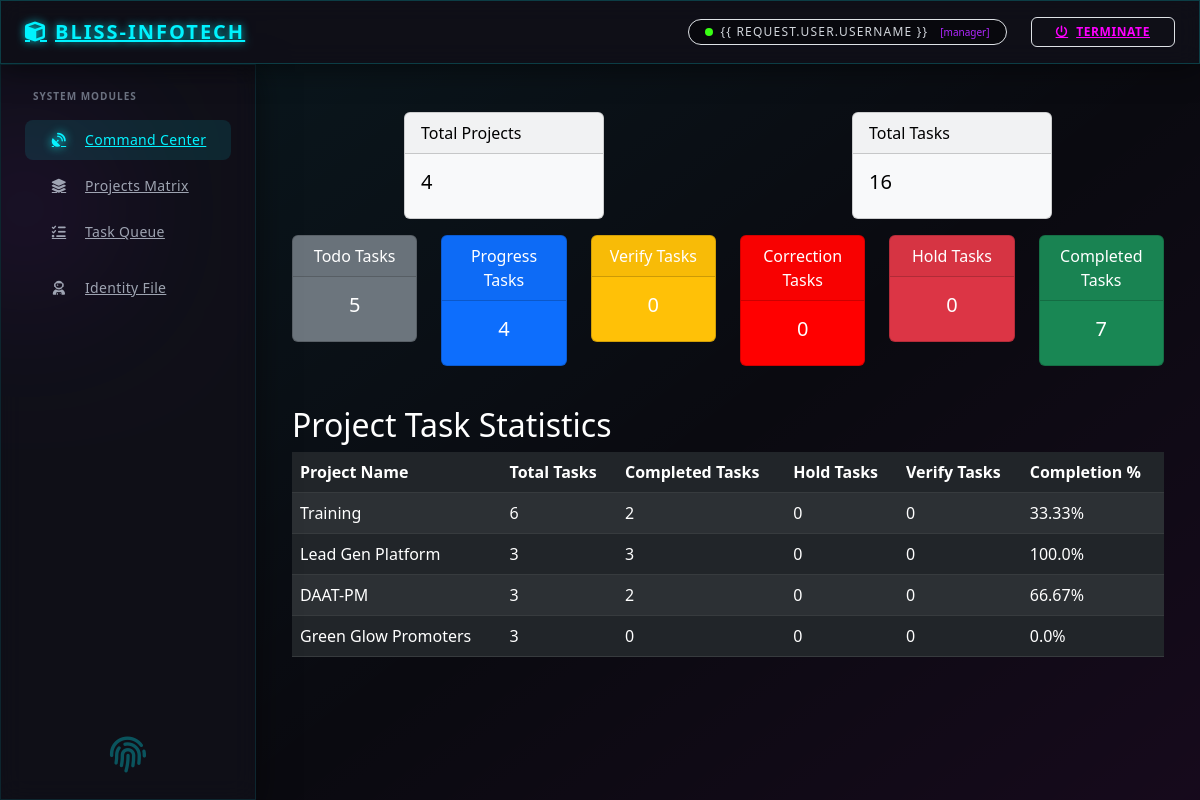
The page /manager/ (signed in) on the database as committed earlier.
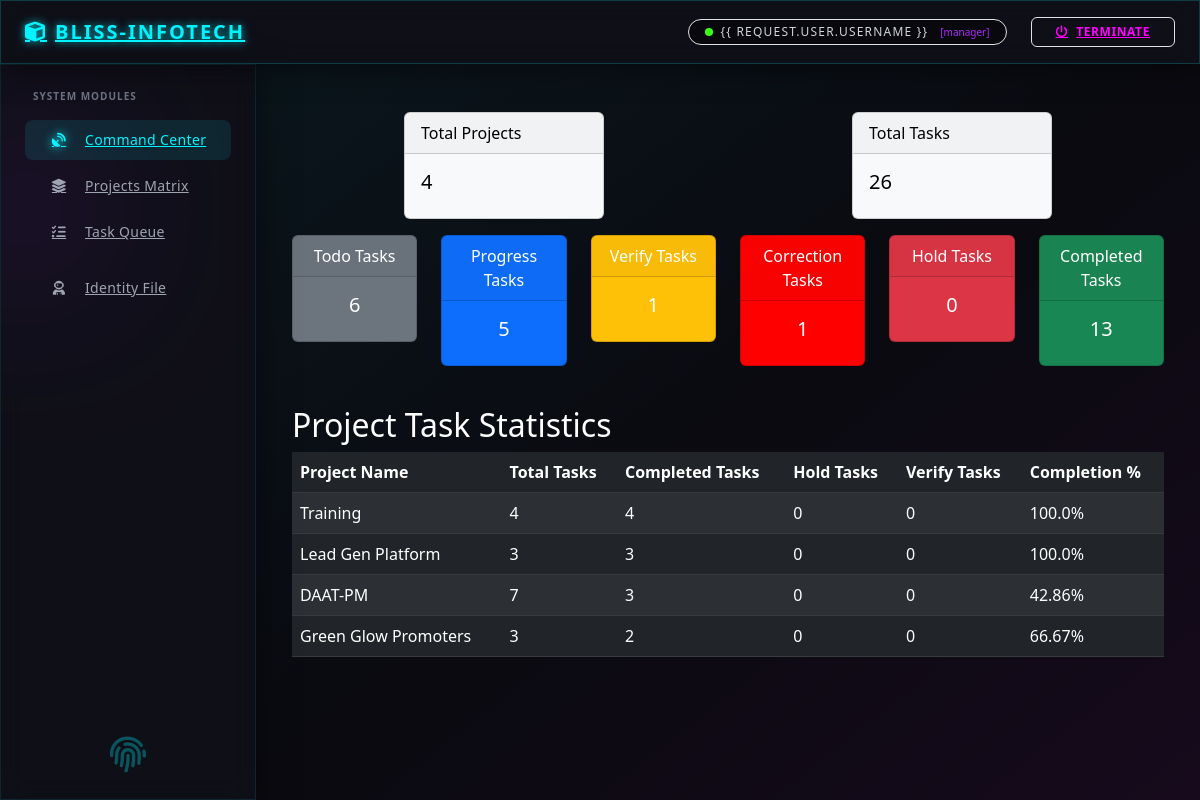
The same page on the database as committed later.
### app/models.py (models this page shows)
class Project(models.Model):
    id = models.AutoField(primary_key=True)
    name = models.CharField(max_length=64)
    description = models.TextField()
    manager = models.ForeignKey(User, on_delete=models.SET_NULL, null=True)
    client_name = models.CharField(max_length=64, null=True)
    status = models.CharField(max_length=10, default="DESIGN")
    created = models.DateTimeField(auto_now_add=True)
    started = models.DateTimeField(null=True)
    updated = models.DateTimeField(default=timezone.now)
    due = models.DateField(null=True)

### app/decorators.py (the view)
        @login_required
        def wrapper(request, *args, **kwargs):
            if in_groups(request.user):
                return view_function(request, *args, **kwargs)
            return redirect('/')

### template/manager/dashboard.html
{% extends 'manager/manager.html' %}
{% block manager_board %}
    <div class="container mt-4">
        <div class="row justify-content-around">
            <div class="col-md-3">
                <div class="card text-black bg-light mb-3">
                    <div class="card-header">Total Projects</div>
                    <div class="card-body">
                        <h5 class="card-title">{{ total_projects }}</h5>
                    </div>
                </div>
            </div>
            <div class="col-md-3">
                <div class="card text-black bg-light mb-3">
                    <div class="card-header">Total Tasks</div>
                    <div class="card-body">
                        <h5 class="card-title">{{ total_tasks }}</h5>
                    </div>
                </div>
            </div>
        </div>
        <div class="row text-center">
            <div class="col-md-2 col-sm-6">
                <div class="card text-white bg-secondary mb-3">
                    <div class="card-header">Todo Tasks</div>
                    <div class="card-body">
                        <h5 class="card-title">{{ todo_tasks }}</h5>
                    </div>
                </div>
            </div>
            <div class="col-md-2 col-sm-6">
                <div class="card text-white bg-primary mb-3">
                    <div class="card-header">Progress Tasks</div>
                    <div class="card-body">
                        <h5 class="card-title">{{ progress_tasks }}</h5>
                    </div>
                </div>
            </div>
            <div class="col-md-2 col-sm-6">
                <div class="card text-white bg-warning mb-3">
                    <div class="card-header">Verify Tasks</div>
                    <div class="card-body">
                        <h5 class="card-title">{{ verify_tasks }}</h5>
                    </div>
                </div>
            </div>
            <div class="col-md-2 col-sm-6">
                <div class="card text-white bg-brown-red mb-3">
                    <div class="card-header">Correction Tasks</div>
                    <div class="card-body">
                        <h5 class="card-title">{{ correction_tasks }}</h5>
                    </div>
                </div>
            </div>
            <div class="col-md-2 col-sm-6">
                <div class="card text-white bg-danger mb-3">
                    <div class="card-header">Hold Tasks</div>
                    <div class="card-body">
                        <h5 class="card-title">{{ hold_tasks }}</h5>
                    </div>
                </div>
            </div>
            <div class="col-md-2 col-sm-6">
                <div class="card text-white bg-success mb-3">
                    <div class="card-header">Completed Tasks</div>
                    <div class="card-body">
                        <h5 class="card-title">{{ complete_tasks }}</h5>
                    </div>
                </div>
            </div>
        </div>
        <h2 class="text-white mt-4">Project Task Statistics</h2>
        <div class="table-responsive">
            <table class="table table-striped table-dark">
                <thead>
                    <tr>
                        <th>Project Name</th>
                        <th>Total Tasks</th>
                        <th>Completed Tasks</th>
                        <th>Hold Tasks</th>
                        <th>Verify Tasks</th>
                        <th>Completion %</th>
                    </tr>
                </thead>
                <tbody>
                    {% for stat in project_stats %}
                    <tr>
                        <td>{{ stat.project.name }}</td>
                        <td>{{ stat.total_tasks }}</td>
                        <td>{{ stat.completed_tasks }}</td>
                        <td>{{ stat.hold_tasks }}</td>
                        <td>{{ stat.verify_tasks }}</td>
                        <td>{{ stat.completion_percentage }}%</td>
                    </tr>
                    {% endfor %}
                </tbody>
            </table>
        </div>
    </div>
{% endblock %}

### template/dashboard.html (shortened to what this page needs)
{% extends 'index.html' %}
{% block body %}
<div class="min-h-screen bg-[#0a0a10] text-gray-200 flex flex-col font-sans" x-data="{ sidebarOpen: false }">
    <header
        class="fixed top-0 left-0 right-0 h-16 z-50 glass-panel border-b border-[#00f3ff]/20 flex items-center justify-between px-4 lg:px-6 shadow-[0_4px_30px_rgba(0,0,0,0.5)]">
        <div class="flex items-center gap-4">
            <a href="#" class="text-xl font-bold tracking-widest neon-text-cyan flex items-center gap-2 uppercase">
                <i class="fas fa-cube text-[#00f3ff]"></i> BLISS-INFOTECH
            </a>
        </div>
        <div class="flex items-center gap-6">
            <div
                class="hidden sm:flex items-center gap-2 px-3 py-1 rounded-full bg-black/40 border border-[#b026ff]/30">
                <div class="w-2 h-2 rounded-full bg-[#39ff14] animate-pulse"></div>
                <span class="text-xs uppercase tracking-widest text-gray-300 font-medium">{{ request.user.username
                    }}</span>
                <span class="text-[10px] text-[#b026ff] ml-1">[{{ request.session.user_role }}]</span>
            </div>
            <a href="{% url 'signout' %}"
                class="px-4 py-1.5 text-xs font-bold tracking-wider uppercase rounded-md text-[#ff00ff] border border-[#ff00ff] hover:bg-[#ff00ff] hover:text-black hover:shadow-[0_0_15px_#ff00ff] transition-all duration-300 flex items-center gap-2">
                <i class="fas fa-power-off"></i> <span class="hidden sm:inline">Terminate</span>
            </a>
        </div>
    </header>
    {% if request.session.user_role == 'vendor' %}
    <main class="pt-20 px-4 md:px-8 max-w-7xl mx-auto w-full">
        {% block vendor %}{% endblock %}
    </main>
    {% else %}
    <div class="flex flex-1 pt-16 h-screen overflow-hidden">
        <aside :class="sidebarOpen ? 'translate-x-0' : '-translate-x-full'"
            class="fixed lg:static inset-y-0 left-0 mt-16 lg:mt-0 w-64 glass-panel border-r border-[#00f3ff]/10 lg:translate-x-0 transition-transform duration-300 ease-in-out z-40 flex flex-col h-[calc(100vh-4rem)] overflow-y-auto custom-scrollbar">
            <div class="p-4 py-6 flex flex-col gap-2 relative">
                <div
                    class="absolute -left-10 top-20 w-32 h-32 bg-[#b026ff] rounded-full mix-blend-screen filter blur-[80px] opacity-20 pointer-events-none">
                </div>
                <div class="text-[10px] text-gray-500 font-bold uppercase tracking-widest mb-2 pl-2">System Modules
                </div>
                <nav class="space-y-1.5 flex-1 w-full pl-0">
                    {% if request.session.user_role == 'lead' or request.user.is_superuser %}
                    {% if request.user.is_superuser or request.user.username == 'abi' %}
                    <a href="{% url 'admin-dashboard' %}"
                        class="flex items-center gap-3 px-4 py-2.5 rounded-lg text-sm font-medium tracking-wide transition-all group {% if request.path == '/lead/admin-dashboard' %}bg-[#00f3ff]/10 text-[#00f3ff] border-l-2 border-[#00f3ff]{% else %}text-gray-400 hover:text-white hover:bg-white/5{% endif %}">
                        <i
                            class="fas fa-shield-alt w-5 text-center {% if request.path == '/lead/admin-dashboard' %}text-[#00f3ff] glow-icon{% else %}group-hover:text-[#00f3ff]{% endif %}"></i>
                        Admin Core
                    </a>
                    <a href="{% url 'test' %}"
                        class="flex items-center gap-3 px-4 py-2.5 rounded-lg text-sm font-medium tracking-wide transition-all group {% if request.path == 'test' %}bg-[#b026ff]/10 text-[#b026ff] border-l-2 border-[#b026ff]{% else %}text-gray-400 hover:text-white hover:bg-white/5{% endif %}">
                        <i
                            class="fas fa-flask w-5 text-center {% if request.path == 'test' %}text-[#b026ff] glow-icon{% else %}group-hover:text-[#b026ff]{% endif %}"></i>
                        Diagnostic Lab
                    </a>
                    <div class="my-3 border-b border-gray-800/50 w-full"></div>
                    {% endif %}
                    <a href="/lead/"
                        class="flex items-center gap-3 px-4 py-2.5 rounded-lg text-sm font-medium tracking-wide transition-all group {% if request.path == '/lead/' %}bg-[#39ff14]/10 text-[#39ff14] border-l-2 border-[#39ff14]{% else %}text-gray-400 hover:text-white hover:bg-white/5{% endif %}">
                        <i
                            class="fas fa-network-wired w-5 text-center {% if request.path == '/lead/' %}text-[#39ff14] glow-icon{% else %}group-hover:text-[#39ff14]{% endif %}"></i>
                        Command Center
                    </a>
                    <a href="{% url 'view-projects' %}"
                        class="flex items-center gap-3 px-4 py-2.5 rounded-lg text-sm font-medium tracking-wide transition-all group {% if 'view-project' in request.path %}bg-[#00f3ff]/10 text-[#00f3ff] border-l-2 border-[#00f3ff]{% else %}text-gray-400 hover:text-white hover:bg-white/5{% endif %}">
                        <i
                            class="fas fa-layer-group w-5 text-center {% if 'view-project' in request.path %}text-[#00f3ff] glow-icon{% else %}group-hover:text-[#00f3ff]{% endif %}"></i>
                        Projects Matrix
                    </a>
                    <a href="{% url 'lead-tasks' %}"
                        class="flex items-center gap-3 px-4 py-2.5 rounded-lg text-sm font-medium tracking-wide transition-all group {% if 'view-task' in request.path %}bg-[#ff00ff]/10 text-[#ff00ff] border-l-2 border-[#ff00ff]{% else %}text-gray-400 hover:text-white hover:bg-white/5{% endif %}">
                        <i
                            class="fas fa-tasks w-5 text-center {% if 'view-task' in request.path %}text-[#ff00ff] glow-icon{% else %}group-hover:text-[#ff00ff]{% endif %}"></i>
                        Task Queue
                    </a>
                    <a href="{% url 'mail-server' %}"
                        class="flex items-center gap-3 px-4 py-2.5 rounded-lg text-sm font-medium tracking-wide transition-all group {% if 'mail-server' in request.path %}bg-yellow-400/10 text-yellow-400 border-l-2 border-yellow-400{% else %}text-gray-400 hover:text-white hover:bg-white/5{% endif %}">
                        <i
                            class="fas fa-envelope-open-text w-5 text-center {% if 'mail-server' in request.path %}text-yellow-400 glow-icon{% else %}group-hover:text-yellow-400{% endif %}"></i>
                        Mail Relay
                    </a>
                    <a href="{% url 'view-members' %}"
                        class="flex items-center gap-3 px-4 py-2.5 rounded-lg text-sm font-medium tracking-wide transition-all group {% if 'view-members' in request.path %}bg-[#b026ff]/10 text-[#b026ff] border-l-2 border-[#b026ff]{% else %}text-gray-400 hover:text-white hover:bg-white/5{% endif %}">
                        <i
                            class="fas fa-users w-5 text-center {% if 'view-members' in request.path %}text-[#b026ff] glow-icon{% else %}group-hover:text-[#b026ff]{% endif %}"></i>
                        Entity Register
                    </a>
                    <a href="{% url 'view-market-leads' %}"
                        class="flex items-center gap-3 px-4 py-2.5 rounded-lg text-sm font-medium tracking-wide transition-all group {% if 'view-market-leads' in request.path %}bg-[#39ff14]/10 text-[#39ff14] border-l-2 border-[#39ff14]{% else %}text-gray-400 hover:text-white hover:bg-white/5{% endif %}">
                        <i
                            class="fas fa-chart-line w-5 text-center {% if 'view-market-leads' in request.path %}text-[#39ff14] glow-icon{% else %}group-hover:text-[#39ff14]{% endif %}"></i>
                        Market Signals
                    </a>
                    {% elif request.session.user_role == 'manager' %}
                    <a href="/manager/"
                        class="flex items-center gap-3 px-4 py-2.5 rounded-lg text-sm font-medium tracking-wide transition-all group {% if request.path == '/manager/' %}bg-[#00f3ff]/10 text-[#00f3ff] border-l-2 border-[#00f3ff]{% else %}text-gray-400 hover:text-white hover:bg-white/5{% endif %}">
                        <i
                            class="fas fa-satellite-dish w-5 text-center {% if request.path == '/manager/' %}text-[#00f3ff] glow-icon{% else %}group-hover:text-[#00f3ff]{% endif %}"></i>
                        Command Center
                    </a>
                    <a href="{% url 'manager-list-projects' %}"
                        class="flex items-center gap-3 px-4 py-2.5 rounded-lg text-sm font-medium tracking-wide transition-all group {% if 'view-project' in request.path %}bg-[#b026ff]/10 text-[#b026ff] border-l-2 border-[#b026ff]{% else %}text-gray-400 hover:text-white hover:bg-white/5{% endif %}">
                        <i
                            class="fas fa-layer-group w-5 text-center {% if 'view-project' in request.path %}text-[#b026ff] glow-icon{% else %}group-hover:text-[#b026ff]{% endif %}"></i>
                        Projects Matrix
                    </a>
                    <a href="{% url 'manager-view-tasks' %}"
                        class="flex items-center gap-3 px-4 py-2.5 rounded-lg text-sm font-medium tracking-wide transition-all group {% if 'view-tasks' in request.path %}bg-[#ff00ff]/10 text-[#ff00ff] border-l-2 border-[#ff00ff]{% else %}text-gray-400 hover:text-white hover:bg-white/5{% endif %}">
                        <i
                            class="fas fa-tasks w-5 text-center {% if 'view-tasks' in request.path %}text-[#ff00ff] glow-icon{% else %}group-hover:text-[#ff00ff]{% endif %}"></i>
                        Task Queue
                    </a>
                    {% endif %}
                    <a href="{% url 'profile' %}"
                        class="flex items-center gap-3 px-4 py-2.5 rounded-lg text-sm font-medium tracking-wide transition-all group {% if 'profile' in request.path %}bg-white/10 text-white border-l-2 border-white{% else %}text-gray-400 hover:text-white hover:bg-white/5{% endif %}">
                        <i
                            class="fas fa-user-astronaut w-5 text-center {% if 'profile' in request.path %}text-white glow-icon{% else %}group-hover:text-white{% endif %}"></i>
                        Identity File
                    </a>
                </nav>
            </div>
            <div class="mt-auto p-4 flex justify-center opacity-30 pointer-events-none">
                <i class="fas fa-fingerprint text-4xl text-[#00f3ff]"></i>
            </div>
        </aside>
        <main class="flex-1 overflow-y-auto p-4 lg:p-8 bg-[#0a0a10] relative custom-scrollbar z-0 w-full">
            <div
                class="absolute inset-0 bg-gradient-to-br from-[#00f3ff]/5 via-transparent to-[#ff00ff]/5 pointer-events-none z-0">
            </div>
            <div class="relative z-10">
                {% block dashboard %}{% endblock %}
            </div>
        </main>
    </div>
    {% endif %}
</div>
{% endblock %}

Rows that differ between the two databases and show on the page:
changed Project "Training": total_tasks "6" → "4"; completed_tasks "2" → "4"; completion_percentage "33.33" → "100.0"
computed for Project "DAAT-PM": total_tasks "3" → "7"; completed_tasks "2" → "3"; completion_percentage "66.67" → "42.86"
computed for Project "Green Glow Promoters": completed_tasks "0" → "2"; completion_percentage "0.0" → "66.67"
Other text that changed with them:
{{ total_tasks }}: "16" → "26"
{{ todo_tasks }}: "5" → "6"
{{ progress_tasks }}: "4" → "5"
{{ verify_tasks }}: "0" → "1"
{{ correction_tasks }}: "0" → "1"
{{ complete_tasks }}: "7" → "13"
